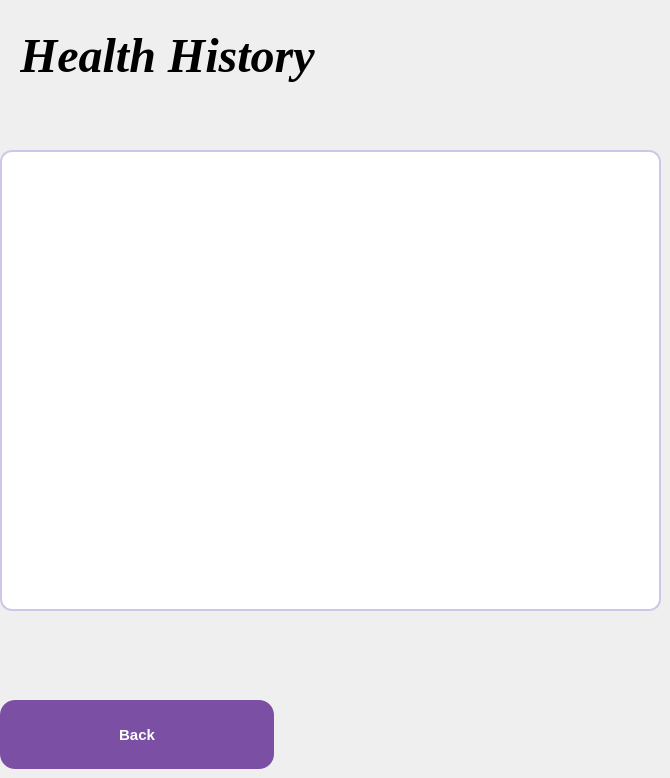
    <widget class="QWidget" name="healthHistoryPage">
     <widget class="QLabel" name="healthHistory">
      <property name="geometry">
       <rect>
        <x>20</x>
        <y>10</y>
        <width>451</width>
        <height>91</height>
       </rect>
      </property>
      <property name="font">
       <font>
        <family>Times New Roman</family>
        <pointsize>36</pointsize>
        <italic>true</italic>
        <bold>true</bold>
       </font>
      </property>
      <property name="text">
       <string>Health History</string>
      </property>
     </widget>
     <widget class="QLabel" name="healthHistoryTitleLabel">
      <property name="geometry">
       <rect>
        <x>30</x>
        <y>79</y>
        <width>141</width>
        <height>51</height>
       </rect>
      </property>
      <property name="text">
       <string/>
      </property>
     </widget>
     <widget class="QPlainTextEdit" name="healthHistoryText">
      <property name="geometry">
       <rect>
        <x>0</x>
        <y>150</y>
        <width>661</width>
        <height>461</height>
       </rect>
      </property>
      <property name="font">
       <font>
        <family>Consolas</family>
        <pointsize>-1</pointsize>
       </font>
      </property>
      <property name="styleSheet">
       <string notr="true">QPlainTextEdit {
    background-color: white;
    border: 2px solid #d1c4e9;
    border-radius: 12px;
    padding: 12px;
    font-size: 16px;
    color: black;
	line-height: 24px;
}
</string>
      </property>
      <property name="readOnly">
       <bool>true</bool>
      </property>
     </widget>
     <widget class="QPushButton" name="healthHistoryBackBtn">
      <property name="geometry">
       <rect>
        <x>0</x>
        <y>700</y>
        <width>274</width>
        <height>69</height>
       </rect>
      </property>
      <property name="styleSheet">
       <string notr="true">QPushButton {
    background-color: #7b4fa3;
    color: white;
    border-radius: 15px;
    padding: 12px;
    min-width: 250px;
    min-height: 45px;
    font-size: 15px;
    font-weight: 600;
}

QPushButton:hover {
    background-color: #6a4290;
}</string>
      </property>
      <property name="text">
       <string>Back</string>
      </property>
     </widget>
    </widget>
